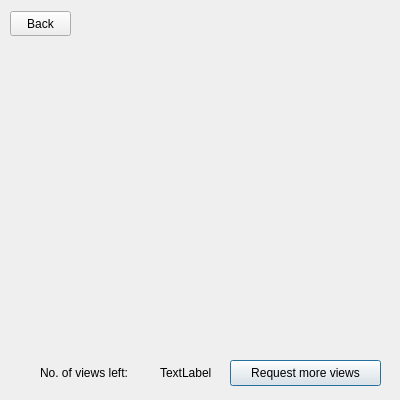
<?xml version="1.0" encoding="UTF-8"?>
<ui version="4.0">
 <class>view_shared_image</class>
 <widget class="QDialog" name="view_shared_image">
  <property name="geometry">
   <rect>
    <x>0</x>
    <y>0</y>
    <width>400</width>
    <height>400</height>
   </rect>
  </property>
  <property name="windowTitle">
   <string>Dialog</string>
  </property>
  <widget class="QPushButton" name="pushButton_">
   <property name="geometry">
    <rect>
     <x>230</x>
     <y>360</y>
     <width>151</width>
     <height>26</height>
    </rect>
   </property>
   <property name="text">
    <string>Request more views</string>
   </property>
  </widget>
  <widget class="QLabel" name="label_views_left">
   <property name="geometry">
    <rect>
     <x>160</x>
     <y>360</y>
     <width>59</width>
     <height>25</height>
    </rect>
   </property>
   <property name="text">
    <string>TextLabel</string>
   </property>
  </widget>
  <widget class="QLabel" name="label">
   <property name="geometry">
    <rect>
     <x>40</x>
     <y>360</y>
     <width>121</width>
     <height>25</height>
    </rect>
   </property>
   <property name="text">
    <string>No. of views left: </string>
   </property>
  </widget>
  <widget class="QLabel" name="myImg">
   <property name="geometry">
    <rect>
     <x>40</x>
     <y>50</y>
     <width>321</width>
     <height>291</height>
    </rect>
   </property>
   <property name="text">
    <string/>
   </property>
  </widget>
  <widget class="QPushButton" name="pushButton_back">
   <property name="geometry">
    <rect>
     <x>10</x>
     <y>11</y>
     <width>61</width>
     <height>25</height>
    </rect>
   </property>
   <property name="text">
    <string>Back</string>
   </property>
  </widget>
 </widget>
 <resources/>
 <connections/>
</ui>
